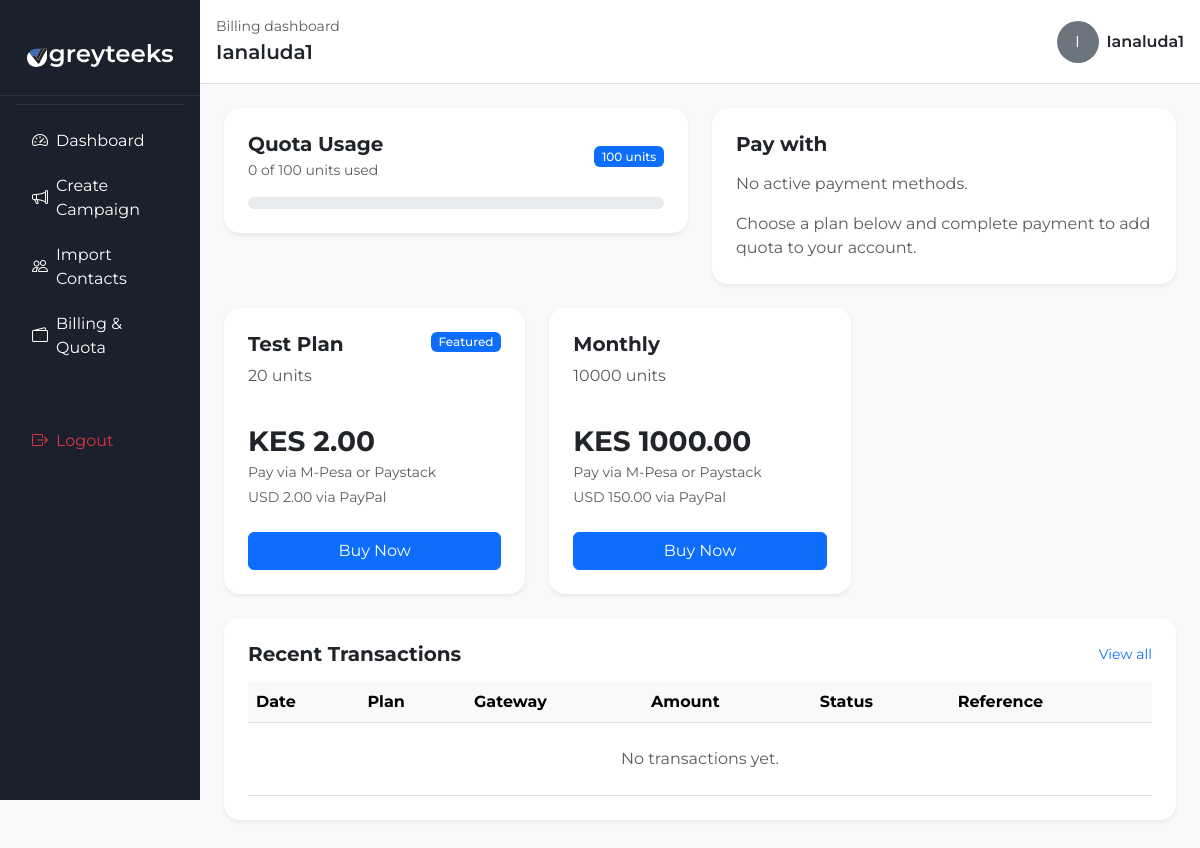
Before: /billing/ (signed in) with the older database file.
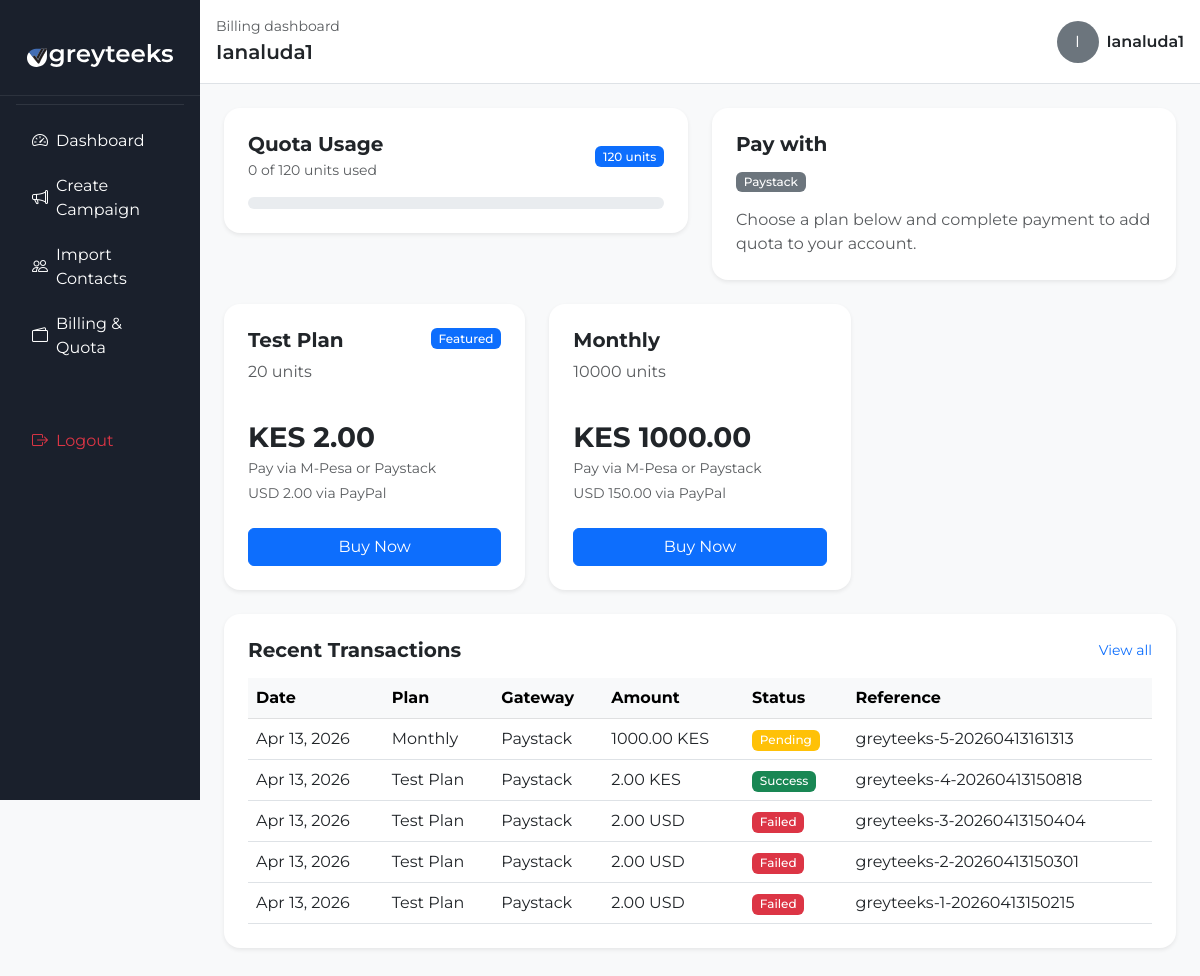
After: the same page with the newer database file.
### accounts/models.py (models this page shows, shortened)
class UserQuota(models.Model):
    user = models.OneToOneField(settings.AUTH_USER_MODEL, on_delete=models.CASCADE, related_name='quota')
    max_units = models.PositiveIntegerField(default=100)
    units_used = models.PositiveIntegerField(default=0)

### billing/models.py (models this page shows, shortened)
class PricingPlan(models.Model):
    name = models.CharField(max_length=100)
    units = models.PositiveIntegerField(help_text="Number of message units this plan adds")
    price_kes = models.DecimalField(max_digits=10, decimal_places=2, help_text="Price in KES for M-Pesa")
    price_usd = models.DecimalField(max_digits=10, decimal_places=2, help_text="Price in USD for PayPal/Paystack")
    is_active = models.BooleanField(default=True)
    is_featured = models.BooleanField(default=False)
    created_at = models.DateTimeField(auto_now_add=True)

class PaymentGatewayConfig(models.Model):
    GATEWAY_CHOICES = [
        ('mpesa', 'M-Pesa Daraja'),
        ('paystack', 'Paystack'),
        ('paypal', 'PayPal'),
    ]
    gateway = models.CharField(max_length=20, choices=GATEWAY_CHOICES, unique=True)
    is_active = models.BooleanField(default=False)
    is_sandbox = models.BooleanField(default=True, help_text="Use sandbox/test credentials")
    mpesa_consumer_key = models.CharField(max_length=255, blank=True)
    mpesa_consumer_secret = models.CharField(max_length=255, blank=True)
    mpesa_shortcode = models.CharField(max_length=20, blank=True)
    mpesa_passkey = models.CharField(max_length=255, blank=True)
    mpesa_callback_url = models.URLField(blank=True)
    paystack_public_key = models.CharField(max_length=255, blank=True)
    paystack_secret_key = models.CharField(max_length=255, blank=True)
    paypal_client_id = models.CharField(max_length=255, blank=True)
    paypal_client_secret = models.CharField(max_length=255, blank=True)
    updated_at = models.DateTimeField(auto_now=True)

class PaymentTransaction(models.Model):
    STATUS_CHOICES = [
        ('pending', 'Pending'),
        ('success', 'Success'),
        ('failed', 'Failed'),
        ('cancelled', 'Cancelled'),
    ]
    GATEWAY_CHOICES = [
        ('mpesa', 'M-Pesa'),
        ('paystack', 'Paystack'),
        ('paypal', 'PayPal'),
    ]
    user = models.ForeignKey(settings.AUTH_USER_MODEL, on_delete=models.CASCADE, related_name='transactions')
    plan = models.ForeignKey(PricingPlan, on_delete=models.SET_NULL, null=True)
    gateway = models.CharField(max_length=20, choices=GATEWAY_CHOICES)
    status = models.CharField(max_length=20, choices=STATUS_CHOICES, default='pending')
    amount = models.DecimalField(max_digits=10, decimal_places=2)
    currency = models.CharField(max_length=10, default='KES')
    units_purchased = models.PositiveIntegerField(default=0)
    gateway_reference = models.CharField(max_length=255, blank=True, help_text="Gateway transaction ID")
    mpesa_checkout_request_id = models.CharField(max_length=255, blank=True)
    mpesa_receipt_number = models.CharField(max_length=100, blank=True)
    paystack_reference = models.CharField(max_length=255, blank=True)
    paypal_order_id = models.CharField(max_length=255, blank=True)
    phone_number = models.CharField(max_length=20, blank=True, help_text="For M-Pesa STK push")
    created_at = models.DateTimeField(auto_now_add=True)
    updated_at = models.DateTimeField(auto_now=True)

### billing/views.py (the view)
# urls.py: path('', views.billing_home, name='billing_home'),
@login_required
def billing_home(request):
    plans = PricingPlan.objects.filter(is_active=True).order_by('price_kes')
    gateways = PaymentGatewayConfig.objects.filter(is_active=True).order_by('gateway')
    user_quota = getattr(request.user, 'quota', None)
    if user_quota is None:
        from accounts.models import UserQuota
        user_quota, _ = UserQuota.objects.get_or_create(user=request.user)
    transactions = PaymentTransaction.objects.filter(user=request.user).order_by('-created_at')[:10]
    used_units = user_quota.units_used or 0
    max_units = user_quota.max_units or 0
    quota_percent = 0
    if max_units > 0:
        quota_percent = min(100, int(round((used_units / max_units) * 100)))
    context = {
        'plans': plans,
        'gateways': gateways,
        'user_quota': user_quota,
        'transactions': transactions,
        'quota_percent': quota_percent,
    }
    return render(request, 'billing/billing_home.html', context)

### templates/billing/billing_home.html (shortened to what the changed rows need)
{% load static %}
<!DOCTYPE html>
<html lang="en">
<head>
    <link href="https://cdn.jsdelivr.net/npm/bootstrap@5.3.0/dist/css/bootstrap.min.css" rel="stylesheet">
    <link rel="stylesheet" href="https://cdn.jsdelivr.net/npm/bootstrap-icons@1.11.3/font/bootstrap-icons.min.css">
    <link rel="stylesheet" href="{% static 'css/dashboard.css' %}">
</head>
<body>
    <div class="container-fluid">
        <div class="row">
            <main class="col-md-10 p-0">
                <div class="dashboard-content p-4">
                    <div class="row g-4 mb-4">
                        <div class="col-md-6">
                            <div class="card border-0 shadow-sm p-4 rounded-4">
                                <div class="d-flex justify-content-between align-items-center mb-3">
                                    <div>
                                        <h5 class="fw-bold mb-1">Quota Usage</h5>
                                        <div class="small text-muted">{{ user_quota.units_used|default:0 }} of {{ user_quota.max_units|default:0 }} units used</div>
                                    </div>
                                    <span class="badge bg-primary">{{ user_quota.max_units|default:0 }} units</span>
                                </div>
                            </div>
                        </div>
                        <div class="col-md-6">
                            <div class="card border-0 shadow-sm p-4 rounded-4">
                                <div class="d-flex gap-2 flex-wrap">
                                    {% for gateway in gateways %}
                                        <span class="badge bg-secondary text-white text-capitalize">{{ gateway.get_gateway_display }}</span>
                                    {% empty %}
                                        <span class="text-muted">No active payment methods.</span>
                                    {% endfor %}
                                </div>
                            </div>
                        </div>
                    </div>
                    <div class="row g-4 mb-4">
                        {% for plan in plans %}
                            <div class="col-lg-4">
                                <div class="card border-0 shadow-sm p-4 rounded-4 h-100">
                                    <div class="d-flex justify-content-between align-items-start">
                                        <div>
                                            <h5 class="fw-bold">{{ plan.name }}</h5>
                                            <p class="text-muted mb-2">{{ plan.units }} units</p>
                                        </div>
                                        {% if plan.is_featured %}
                                            <span class="badge bg-primary">Featured</span>
                                        {% endif %}
                                    </div>
                                    <div class="py-4">
                                        <div class="fs-3 fw-bold">KES {{ plan.price_kes }}</div>
                                        <div class="text-muted small">Pay via M-Pesa or Paystack</div>
                                        <div class="text-muted small mt-1">USD {{ plan.price_usd }} via PayPal</div>
                                    </div>
                                    <button type="button" class="btn btn-primary w-100 select-plan-btn" data-plan-id="{{ plan.id }}" data-plan-name="{{ plan.name }}" data-plan-kes="{{ plan.price_kes }}" data-plan-usd="{{ plan.price_usd }}">
                                        Buy Now
                                    </button>
                                </div>
                            </div>
                        {% empty %}
                            <div class="col-12">
                                <div class="alert alert-secondary">No pricing plans are available.</div>
                            </div>
                        {% endfor %}
                    </div>
                    <div class="card border-0 shadow-sm rounded-4 p-4 mb-4">
                        <div class="table-responsive">
                            <table class="table table-hover align-middle mb-0">
                                <thead class="table-light">
                                    <tr>
                                        <th>Date</th>
                                        <th>Plan</th>
                                        <th>Gateway</th>
                                        <th>Amount</th>
                                        <th>Status</th>
                                        <th>Reference</th>
                                    </tr>
                                </thead>
                                <tbody>
                                    {% for txn in transactions %}
                                        <tr>
                                            <td>{{ txn.created_at|date:"M d, Y" }}</td>
                                            <td>{{ txn.plan.name }}</td>
                                            <td>{{ txn.get_gateway_display }}</td>
                                            <td>{{ txn.amount }} {{ txn.currency }}</td>
                                            <td>
                                                <span class="badge {% if txn.status == 'success' %}bg-success{% elif txn.status == 'pending' %}bg-warning{% elif txn.status == 'failed' %}bg-danger{% else %}bg-secondary{% endif %}">
                                                    {{ txn.get_status_display }}
                                                </span>
                                            </td>
                                            <td>{{ txn.gateway_reference|default:txn.paystack_reference|default:txn.paypal_order_id|default:txn.mpesa_receipt_number }}</td>
                                        </tr>
                                    {% empty %}
                                        <tr>
                                            <td colspan="6" class="text-center text-muted py-4">No transactions yet.</td>
                                        </tr>
                                    {% endfor %}
                                </tbody>
                            </table>
                        </div>
                    </div>
                </div>
            </main>
        </div>
    </div>
</body>
</html>

Changed rows visible on the page:
changed UserQuota: max_units "100" → "120"
now on this page (row edited): PaymentGatewayConfig: gateway "Paystack"
added PaymentTransaction: created_at "Apr 13, 2026", plan.name "Monthly", gateway "Paystack", amount "1000.00", currency "KES", status "Pending", gateway_reference "greyteeks-5-20260413161313"
added PaymentTransaction: created_at "Apr 13, 2026", plan.name "Test Plan", gateway "Paystack", amount "2.00", currency "KES", status "Success", gateway_reference "greyteeks-4-20260413150818"
added PaymentTransaction: created_at "Apr 13, 2026", plan.name "Test Plan", gateway "Paystack", amount "2.00", currency "USD", status "Failed", gateway_reference "greyteeks-3-20260413150404"
added PaymentTransaction: created_at "Apr 13, 2026", plan.name "Test Plan", gateway "Paystack", amount "2.00", currency "USD", status "Failed", gateway_reference "greyteeks-2-20260413150301"
added PaymentTransaction: created_at "Apr 13, 2026", plan.name "Test Plan", gateway "Paystack", amount "2.00", currency "USD", status "Failed", gateway_reference "greyteeks-1-20260413150215"
Other visible differences:
text no longer shown: "No active payment methods. No transactions yet."
